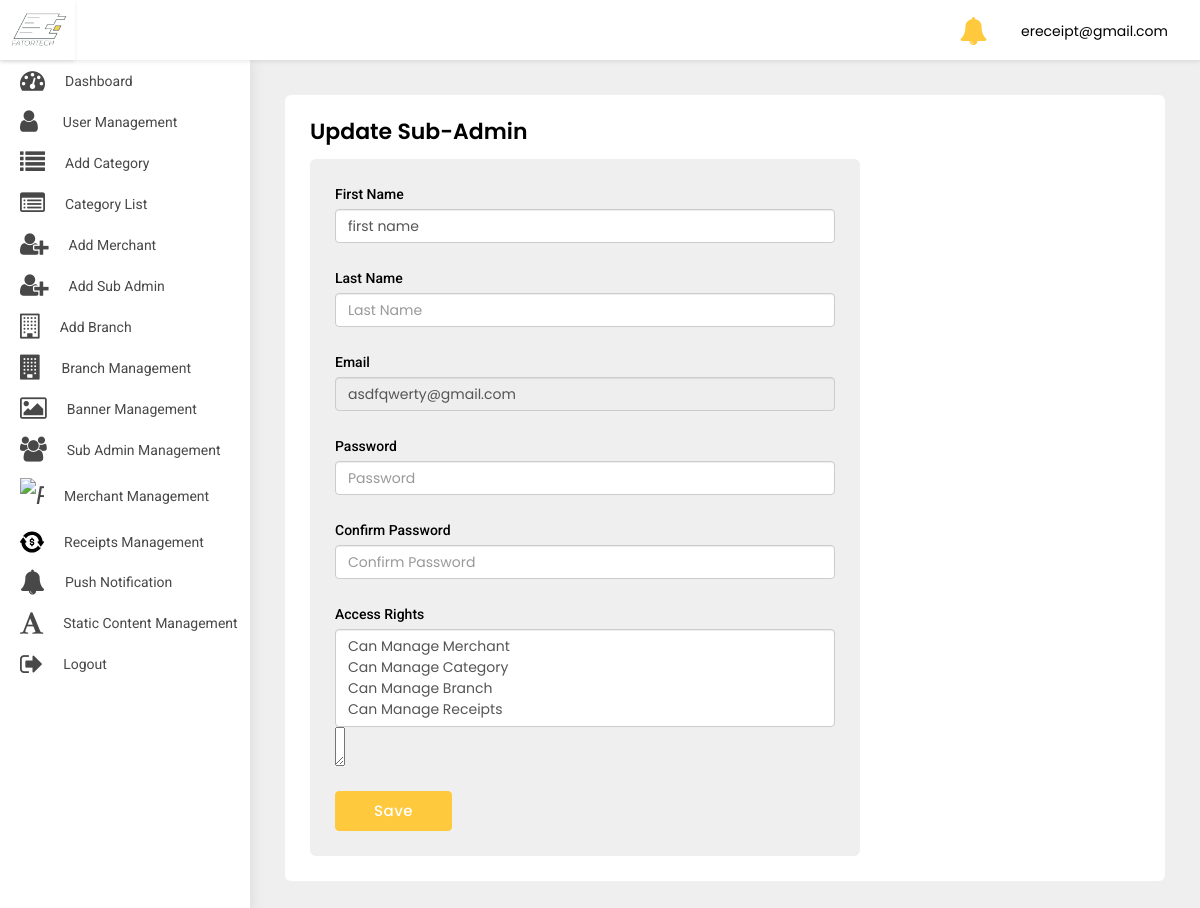
Page /adminpanel/update-sub-admin/9/ (signed in) on the committed database.
### src/models.py (models this page shows)
class User(AbstractBaseUser, PermissionsMixin):
    first_name = models.CharField(default='first name', max_length=100)
    last_name = models.CharField(default='', max_length=100, null=True, blank=True)
    email = models.CharField(default='', max_length=255, unique=True)
    country_code = models.CharField(default='+91', max_length=10)
    phone_number = models.CharField(default='', max_length=18)
    profile_pic = models.ImageField(default='default_profile.png', null=True, blank=True)
    device_token = models.CharField(default='', max_length=500, null=True, blank=True)
    password = models.CharField(default='', max_length=100)
    confirm_password = models.CharField(default='', max_length=100)
    is_merchant = models.BooleanField(default=False)
    is_subadmin = models.BooleanField(default=False)
    created_at = models.DateTimeField(auto_now_add=True)
    is_active = models.BooleanField(default=True)
    is_staff = models.BooleanField(default=False)
    can_manage_merchant = models.BooleanField(default=False)
    can_manage_category = models.BooleanField(default=False)
    can_manage_branch = models.BooleanField(default=False)
    can_manage_receipts = models.BooleanField(default=False)
    can_manage_dashboard = models.BooleanField(default=False)
    objects = UserManager()
    USERNAME_FIELD = 'email'
    class Meta:
        ordering = ('-created_at',)

### adminpanel/views.py (the view, shortened to what this page needs)
# urls.py: path('update-sub-admin/<int:pk>/', UpdateSubAdminDetail.as_view(), name='update-sub-admin'),
class UpdateSubAdminDetail(LoginRequiredMixin, UpdateView):
    login_url = 'adminpanel:login'
    model = User
    form_class = SubAdminForm
    template_name = 'update-sub-admin.html'
    success_url = reverse_lazy('adminpanel:sub-admin-list')
    def get(self, request, *args, **kwargs):
        print('GET METHOD', kwargs['pk'])
        email = User.objects.get(id=kwargs['pk'])
        return render(self.request, 'update-sub-admin.html',
                      {'email': email, 'first_name': email.first_name, 'last_name': email.last_name})

### adminpanel/templates/update-sub-admin.html (shortened to what this page needs)
{% extends 'base-ereceipt.html' %}
{% load crispy_forms_tags %}
{% block body %}
<div class="WrapperArea">
    <div class="WrapperBox">
        <div class="Small-Wrapper">
            <h4 class="Title">Update Sub-Admin</h4>
            <div class="NotificationArea">
                <div class="NotificationForm">
                    <form method="post">
                        <div class="form-group">
                            <label for="">First Name </label>
                            <input type="text" class="form-control" required placeholder="First Name"
                                   name="first_name" value="{{first_name}}">
                        </div>
                        <div class="form-group">
                            <label for="">Last Name </label>
                            <input type="text" class="form-control" required placeholder="Last Name"
                                   name="last_name" value="{{last_name}}">
                        </div>
                        <div class="form-group">
                            <label for="">Email </label>
                            <input type="text" class="form-control" disabled required placeholder="Email" value="{{email}}"
                                   name="email">
                        </div>
                        <div class="form-group">
                            <label for="">Password </label>
                            <input type="password" class="form-control" required placeholder="Password"
                                   name="password">
                        </div>
                        <div class="form-group">
                            <label for="">Confirm Password </label>
                            <input type="password" class="form-control" required placeholder="Confirm Password"
                                   name="confirm_password">
                        </div>
                        <div class="form-group">
                            <label for="">Access Rights</label>
                            <select required name="category" class="form-control  select2" multiple="multiple">
                                <option value="Can Manage Merchant">Can Manage Merchant</option>
                                <option value="Can Manage Category">Can Manage Category</option>
                                <option value="Can Manage Branch">Can Manage Branch</option>
                                <option value="Can Manage Receipts">Can Manage Receipts</option>
                            </select>
                        </div>
                        <button class="Button apply_btn">Save</button>
                    </form>
                </div>
            </div>
        </div>
    </div>
</div>
{% endblock body %}

### adminpanel/templates/base-ereceipt.html (shortened to what this page needs)
{% load static %}
<head>
    <link rel="stylesheet" type="text/css" href="{% static 'adminpanel/css/select2.min.min.css' %}">
    <link type="text/css" rel="stylesheet" href="{% static 'adminpanel/css/style.css' %}">
    <link rel="stylesheet" href="{% static 'adminpanel/css/media.css' %}">
    <link rel="stylesheet"
          href="https://cdnjs.cloudflare.com/ajax/libs/bootstrap-select/1.13.1/css/bootstrap-select.css"/>
</head>
<body>
<div class="Header">
    <div class="Logo">
        <img src="{% static 'adminpanel/images/logo.jpg' %}">
    </div>
    <div class="Navigation">
        {% if user.is_superuser %}
        <div class="header-notifications">
            <a href="{% url 'adminpanel:notification' %}">
                <i class="fa fa-bell fa-2x" aria-hidden="true"></i>
            </a>
        </div>
        {% endif %}
        {% if user.is_authenticated %}
        <div class="Avater">
            <a href="javascript:void(0);">
                {{user}} </a>
        </div>
        {% endif %}
    </div>
</div>
<div class="SidenavBar">
    <ul>
        {% if user.is_superuser %}
        <li class="nav-item nav-link {% if request.resolver_match.view_name  == 'adminpanel:dashboard' %}active{% endif %}">
            <a href="{% url 'adminpanel:dashboard'  %}">
                <span><i class="fa fa-tachometer"></i></span> Dashboard
            </a>
        </li>
        <li class="nav-item nav-link {% if request.resolver_match.view_name  == 'adminpanel:users-list' %}active{% endif %}">
            <a href="{% url 'adminpanel:users-list' %}">
                <span><i class="fa fa-user"></i></span> User Management
            </a>
        </li>
        <li class="nav-item nav-link {% if request.resolver_match.view_name  == 'adminpanel:category' %}active{% endif %}">
            <a href="{% url 'adminpanel:category' %}">
                <span><i class="fa fa-list"></i></span> Add Category
            </a>
        </li>
        <li class="nav-item nav-link {% if request.resolver_match.view_name  == 'adminpanel:category-list' %}active{% endif %}">
            <a href="{% url 'adminpanel:category-list' %}">
                <span><i class="fa fa-list-alt"></i></span>Category List
            </a>
        </li>
        <li class="nav-item nav-link {% if request.resolver_match.view_name  == 'adminpanel:add-merchant' %}active{% endif %}">
            <a href="{% url 'adminpanel:add-merchant' %}">
                <span><i class="fa fa-user-plus"></i></span> Add Merchant
            </a>
        </li>
        <li class="nav-item nav-link {% if request.resolver_match.view_name  == 'adminpanel:add-sub-admin' %}active{% endif %}">
            <a href="{% url 'adminpanel:add-sub-admin' %}">
                <span><i class="fa fa-user-plus"></i></span> Add Sub Admin
            </a>
        </li>
        <li class="nav-item nav-link {% if request.resolver_match.view_name  == 'adminpanel:add-branch' %}active{% endif %}">
            <a href="{% url 'adminpanel:add-branch' %}">
                <span><i class="fa fa-building-o"></i></span> Add Branch
            </a>
        </li>
        <li class="nav-item nav-link {% if request.resolver_match.view_name  == 'adminpanel:branch-list' %}active{% endif %}">
            <a href="{% url 'adminpanel:branch-list' %}">
                <span><i class="fa fa-building"></i></span>Branch Management
            </a>
        </li>
        <li class="nav-item nav-link {% if request.resolver_match.view_name  == 'adminpanel:banner-list' %}active{% endif %}">
            <a href="{% url 'adminpanel:banner-list' %}">
                <span><i class="fa fa-image"></i></span>Banner Management
            </a>
        </li>
        <li class="nav-item nav-link {% if request.resolver_match.view_name  == 'adminpanel:sub-admin-list' %}active{% endif %}">
            <a href="{% url 'adminpanel:sub-admin-list' %}">
                <span><i class="fa fa-users"></i></span>Sub Admin Management
            </a>
        </li>
        <li class="nav-item nav-link {% if request.resolver_match.view_name  == 'adminpanel:merchant-list' %}active{% endif %}">
            <a href="{% url 'adminpanel:merchant-list' %}">
                <span><i class="faImg"><img src="{% static 'adminpanel/images/profession.svg' %}" alt="paid"
                                            class="img-fluid"></i></span>
                <p>Merchant Management</p>
            </a>
        </li>
        <li class="nav-item nav-link {% if request.resolver_match.view_name  == 'adminpanel:receipt-list' %}active{% endif %}">
            <a href="{% url 'adminpanel:receipt-list' %}">
                <span><i class="faImg"><img src="{% static 'adminpanel/images/transaction.svg' %}" alt="paid"
                                            class="img-fluid"></i></span>
                <p>Receipts Management</p>
            </a>
        </li>
        <li class="nav-item nav-link {% if request.resolver_match.view_name  == 'adminpanel:send-notification' %}active{% endif %}">
            <a href="{% url 'adminpanel:send-notification' %}">
                <span><i class="fa fa-bell"></i></span>
                <p>Push Notification</p>
            </a>
        </li>
        <li class="nav-item nav-link {% if request.resolver_match.view_name  == 'adminpanel:static-content' %}active{% endif %}">
            <a href="{% url 'adminpanel:static-content' %}">
                <span><i class="fa fa-font"></i></span>
                <p>Static content Management</p>
            </a>
        </li>
        <li class="nav-item nav-link {% if request.resolver_match.view_name  == 'logout' %}active{% endif %}">
            <a href="{% url 'logout' %}">
                <span><i class="fa fa-sign-out"></i></span>
                <p>Logout</p>
            </a>
        </li>
        {% endif %}
    </ul>
</div>
{% block body %}
{% endblock body %}
</body>
</html>

### static/adminpanel/css/style.css (style rules this page uses)
body { margin: 0; padding: 0; font-family: 'Poppins', sans-serif !important; font-size: 13px; color: #3a3a3a; font-weight: 400; }
* { margin: 0px; padding: 0px; }
h1, h2, h3, h4, h5, h6, p { margin: 0; padding: 0; }
ul, li, ol { list-style-type: none; margin: 0; padding: 0; }
a { text-decoration: none; outline: none; }
img { border: 0; outline: none; max-width: 100%; }
input[type="text"], input[type="password"], select, textarea, input[type="button"] { max-width: 100%; }
p { margin: 0; padding: 0; }
.Button { border: none; padding: 8px 38px; text-align: center; transition: 0.5s all ease-in-out; font-weight: 500; display: inline-block; position: relative; background-color: #fec93d; font-size: 15px; color: #fff; text-transform: capitalize; letter-spacing: .5px; border-radius: 0; outline: 0; border: 1px solid #fec93d; }
.Header { box-shadow: 0 2px 4px rgba(0, 0, 0, .08); -webkit-box-shadow: 0 2px 4px rgba(0, 0, 0, .08); position: fixed; width: 100%; left: 0; top: 0; background-color: #fff; z-index: 99 }
.Header .Logo { width: 75px; text-align: center; padding: 5px 0; float: left; height: 60px; box-shadow: 0 2px 4px rgba(0, 0, 0, .08); }
.Header .Logo img { height: 100%; width: 100%; object-fit: cover; }
.Header .Navigation { transition: all 0.2s ease; margin-left: 235px; padding: 7px 3.2rem; width: calc(100% - 235px); text-align: right; height: 60px }
.Header .Navigation .Avater { margin: 5px 0 5px 30px; position: relative; display: inline-block }
.Header .Navigation .Avater a { display: flex; align-items: center; font-size: 14px; color: #000 }
.Header .Navigation .header-notifications { margin: 5px 0 5px 30px; position: relative; display: inline-block; top:5px; }
.Header .Navigation .header-notifications a { display: flex; align-items: center; font-size: 14px; color: #fec93d; }
.SidenavBar { height: calc(100% - 60px); position: fixed; width: 250px; top: 60px; padding: 0; overflow: auto; box-shadow: 0 0 15px rgba(0, 0, 0, .1); background-color: #fff; z-index: 2; transition: 0.2s all ease-in-out; }
.SidenavBar ul { margin: 0 }
.SidenavBar ul li { margin: 0 }
.SidenavBar ul li a { display: flex; cursor: pointer; padding: 8px 20px 8px 20px; transition: 0.2s all ease-in-out; color: #484848; font-family: "Roboto"; font-size: 14px; text-transform: capitalize; position: relative; align-items: center; overflow: hidden; white-space: nowrap; }
.SidenavBar ul li a span { font-size: 25px; margin-right: 20px; }
.SidenavBar ul li:nth-child(2) a span { margin-right: 25px; }
.WrapperArea { margin-left: 250px; flex: 1 1 auto; display: flex; flex-direction: column; margin-top: 60px; transition: 0.2s all ease-in-out; background-color: #efefef; }
.WrapperArea .WrapperBox { padding: 35px; background-color: #efefef; min-height: calc(100vh - 60px) }
.Small-Wrapper { background-color: #fff; padding: 25px; border-radius: 6px; height: 100%; min-height: calc(100vh - 130px); }
h4.Title { margin: 0 0 15px; font-weight: 600; color: #000; text-transform: capitalize; font-size: 22px; display:inline-block; }
.apply_btn { border-radius:4px; }
.NotificationArea .NotificationForm { background-color: #efefef; max-width: 550px; border-radius: 6px; }
.NotificationArea .NotificationForm form { padding: 25px; }
.NotificationArea .NotificationForm form .form-group label { display: block; font-weight: 500; color: #000; font-size: 15px; font-family: "Roboto"; }
.NotificationArea .NotificationForm form .form-group { margin: 0 0 25px 0; }
.NotificationArea .NotificationForm form .form-group label { display: block; font-weight: 500; color: #000; font-size: 14px; font-family: "Roboto"; }
.faImg { width: 24px !important; display: block; }

### rows in the picture
User: email "ereceipt@gmail.com"
User: first_name "first name", email "asdfqwerty@gmail.com"
